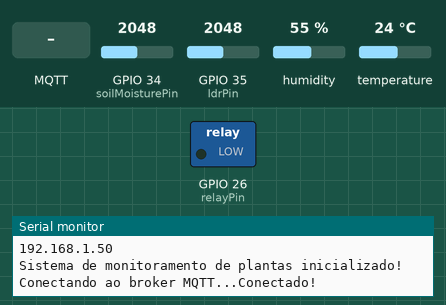
This sketch was run on a simulated ESP32. Shown: switched loads named in the sketch (green lamp = pin HIGH), the last lines printed to the serial monitor. The inputs (shaded band) are chosen by the test bench; at power-on: GPIO 34 (soilMoisturePin) = 2048, GPIO 35 (ldrPin) = 2048, humidity 55 %, temperature 24 °C. WiFi joins after 1.5 s; servers stay silent unless stated; no MQTT or app messages arrive unless stated.

Above: at 2.7 s.
2.8 s: MQTT message "1" arrives on the first subscribed topic
At 4.5 s:
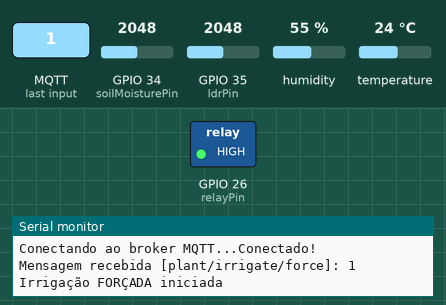
5.0 s: MQTT message "on" arrives on the first subscribed topic
7.0 s: MQTT message "0" arrives on the first subscribed topic
Timing chart, 0 to 32.1 s (numbered marks = the images above; inputs shaded):
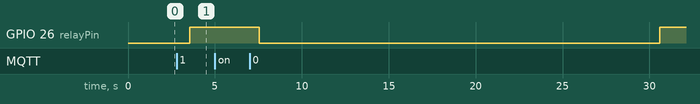

The sketch:

CODIGO_ESP32.ino
```cpp
/*
 * Smart Plant Monitoring with Automatic Irrigation
 *
 * Este código implementa um sistema de monitoramento de plantas com irrigação automática
 * utilizando ESP32, sensores de umidade do solo, temperatura, umidade do ar e luminosidade,
 * com comunicação via protocolo MQTT.
 *
 * Baseado no artigo "Smart Plant Monitoring with Automatic Irrigation da Universidade Presbiteriana Mackenzie feito por Davi Ferreira Brito Lima"
 */

#include <WiFi.h>
#include <PubSubClient.h>
#include <DHT.h>

// =============================================
// CONFIGURAÇÕES DE HARDWARE
// =============================================

// Pinos do ESP32
const int soilMoisturePin = 34;    // Pino analógico para o sensor de umidade do solo
const int ldrPin = 35;             // Pino analógico para o sensor de luminosidade (LDR)
const int relayPin = 26;           // Pino digital para o módulo relé (bomba de água)
const int dhtPin = 27;             // Pino digital para o sensor DHT11

// Definição do tipo de sensor DHT
#define DHTTYPE DHT11
DHT dht(dhtPin, DHTTYPE);

// =============================================
// CONFIGURAÇÕES DE REDE E MQTT
// =============================================

// Configurações Wi-Fi (SUBSTITUA pelos seus dados)
const char* ssid = "SUA_REDE_WIFI";
const char* password = "SUA_SENHA_WIFI";

// Configurações MQTT
const char* mqtt_server = "broker.mqtt-dashboard.com";
const int mqtt_port = 1883;  // Porta padrão MQTT
const char* mqtt_client_id = "smart_plant_esp32"; // ID único para o cliente

// Tópicos MQTT para publicação
const char* topic_soil = "plant/soil";
const char* topic_temp = "plant/temperature";
const char* topic_humidity = "plant/humidity";
const char* topic_light = "plant/light";
const char* topic_pump = "plant/pump";

// Tópicos MQTT para assinatura (receber comandos)
const char* topic_irrigate_force = "plant/irrigate/force";

// =============================================
// VARIÁVEIS GLOBAIS
// =============================================
WiFiClient espClient;
PubSubClient client(espClient);

// Limites e configurações
const int drySoilThreshold = 2000;  // Valor abaixo do qual o solo é considerado seco (ajuste conforme calibração)
const int lowLightThreshold = 1500; // Valor abaixo do qual a luz é considerada baixa (ajuste conforme calibração)
const int publishInterval = 30000;  // Intervalo de publicação MQTT (30 segundos)
const int pumpDuration = 10000;     // Duração da irrigação em ms (10 segundos)

// Variáveis de controle
unsigned long lastPublishTime = 0;
unsigned long pumpStartTime = 0;
bool pumpActive = false;
bool allowIrrigation = true;        // Controle para evitar irrigação em horários inadequados

// =============================================
// FUNÇÃO SETUP (INICIALIZAÇÃO)
// =============================================
void setup() {
  Serial.begin(115200);  // Configura comunicação serial para debug

  // Configura pinos
  pinMode(relayPin, OUTPUT);
  digitalWrite(relayPin, LOW); // Garante que a bomba inicia desligada

  // Inicializa o sensor DHT
  dht.begin();

  // Conecta ao Wi-Fi
  connectToWiFi();

  // Configura cliente MQTT
  setupMQTT();

  Serial.println("Sistema de monitoramento de plantas inicializado!");
}

// =============================================
// CONEXÃO WI-FI
// =============================================
void connectToWiFi() {
  Serial.println();
  Serial.print("Conectando a ");
  Serial.println(ssid);

  WiFi.begin(ssid, password);

  while (WiFi.status() != WL_CONNECTED) {
    delay(500);
    Serial.print(".");
  }

  Serial.println("");
  Serial.println("WiFi conectado!");
  Serial.println("Endereço IP: ");
  Serial.println(WiFi.localIP());
}

// =============================================
// CONFIGURAÇÃO MQTT
// =============================================
void setupMQTT() {
  client.setServer(mqtt_server, mqtt_port);
  client.setCallback(callback); // Configura função para receber mensagens
}

// =============================================
// RECONEXÃO MQTT
// =============================================
void reconnectMQTT() {
  while (!client.connected()) {
    Serial.print("Conectando ao broker MQTT...");

    if (client.connect(mqtt_client_id)) {
      Serial.println("Conectado!");

      // Assina tópicos para receber comandos
      client.subscribe(topic_irrigate_force);
    } else {
      Serial.print("Falha, rc=");
      Serial.print(client.state());
      Serial.println(" Tentando novamente em 5 segundos...");
      delay(5000);
    }
  }
}

// =============================================
// CALLBACK PARA MENSAGENS RECEBIDAS
// =============================================
void callback(char* topic, byte* payload, unsigned int length) {
  Serial.print("Mensagem recebida [");
  Serial.print(topic);
  Serial.print("]: ");

  String message = "";
  for (int i = 0; i < length; i++) {
    message += (char)payload[i];
  }
  Serial.println(message);

  // Comando para forçar irrigação
  if (String(topic) == topic_irrigate_force) {
    if (message == "1" || message.equalsIgnoreCase("on")) {
      startPump();
      Serial.println("Irrigação FORÇADA iniciada");
    } else if (message == "0" || message.equalsIgnoreCase("off")) {
      stopPump();
      Serial.println("Irrigação FORÇADA interrompida");
    }
  }
}

// =============================================
// FUNÇÕES DE CONTROLE DA BOMBA
// =============================================
void startPump() {
  digitalWrite(relayPin, HIGH);
  pumpActive = true;
  pumpStartTime = millis();

  // Publica estado da bomba
  client.publish(topic_pump, "1");
}

void stopPump() {
  digitalWrite(relayPin, LOW);
  pumpActive = false;

  // Publica estado da bomba
  client.publish(topic_pump, "0");
}

// =============================================
// LEITURA DE SENSORES
// =============================================
int readSoilMoisture() {
  // Lê o valor analógico do sensor de umidade do solo
  int value = analogRead(soilMoisturePin);
  Serial.print("Umidade do solo: ");
  Serial.println(value);
  return value;
}

int readLightLevel() {
  // Lê o valor analógico do sensor de luminosidade (LDR)
  int value = analogRead(ldrPin);
  Serial.print("Nível de luz: ");
  Serial.println(value);
  return value;
}

float readTemperature() {
  // Lê a temperatura do sensor DHT11
  float temp = dht.readTemperature();

  // Verifica se a leitura falhou
  if (isnan(temp)) {
    Serial.println("Falha ao ler temperatura do DHT11!");
    return 0;
  }

  Serial.print("Temperatura: ");
  Serial.print(temp);
  Serial.println(" °C");
  return temp;
}

float readHumidity() {
  // Lê a umidade do sensor DHT11
  float humidity = dht.readHumidity();

  // Verifica se a leitura falhou
  if (isnan(humidity)) {
    Serial.println("Falha ao ler umidade do DHT11!");
    return 0;
  }

  Serial.print("Umidade do ar: ");
  Serial.print(humidity);
  Serial.println(" %");
  return humidity;
}

// =============================================
// PUBLICAÇÃO MQTT
// =============================================
void publishSensorData() {
  // Lê valores dos sensores
  int soilMoisture = readSoilMoisture();
  int lightLevel = readLightLevel();
  float temperature = readTemperature();
  float humidity = readHumidity();

  // Prepara mensagens para publicação
  char msg_soil[10];
  char msg_light[10];
  char msg_temp[10];
  char msg_humidity[10];

  // Converte valores para strings
  snprintf(msg_soil, 10, "%d", soilMoisture);
  snprintf(msg_light, 10, "%d", lightLevel);
  snprintf(msg_temp, 10, "%.1f", temperature);
  snprintf(msg_humidity, 10, "%.1f", humidity);

  // Publica nos tópicos MQTT
  client.publish(topic_soil, msg_soil);
  client.publish(topic_light, msg_light);
  client.publish(topic_temp, msg_temp);
  client.publish(topic_humidity, msg_humidity);

  Serial.println("Dados publicados via MQTT");
}

// =============================================
// LÓGICA DE IRRIGAÇÃO
// =============================================
void checkIrrigationNeeds() {
  // Lê valores dos sensores
  int soilMoisture = readSoilMoisture();
  int lightLevel = readLightLevel();

  // Verifica se o solo está seco e se a irrigação é permitida
  if (soilMoisture > drySoilThreshold && allowIrrigation) {
    // Verifica se não está muito escuro (evita irrigar à noite)
    if (lightLevel > lowLightThreshold) {
      Serial.println("Solo SECO - Iniciando irrigação");
      startPump();
    } else {
      Serial.println("Solo seco, mas está escuro demais para irrigar agora");
    }
  }
}

// =============================================
// LOOP PRINCIPAL
// =============================================
void loop() {
  // Verifica conexões
  if (WiFi.status() != WL_CONNECTED) {
    connectToWiFi();
  }

  if (!client.connected()) {
    reconnectMQTT();
  }
  client.loop();

  // Controle da bomba de água (desliga após tempo definido)
  if (pumpActive && (millis() - pumpStartTime > pumpDuration)) {
    Serial.println("Tempo de irrigação concluído");
    stopPump();
  }

  // Publica dados no MQTT periodicamente
  if (millis() - lastPublishTime > publishInterval) {
    publishSensorData();
    lastPublishTime = millis();

    // Verifica necessidade de irrigação após publicar dados
    if (!pumpActive) {
      checkIrrigationNeeds();
    }
  }

  delay(1000); // Pequeno delay para estabilidade
}
```

Measured:
- after the input at 2.8 s, GPIO 26 (relayPin): LOW → HIGH after 0.76 s
